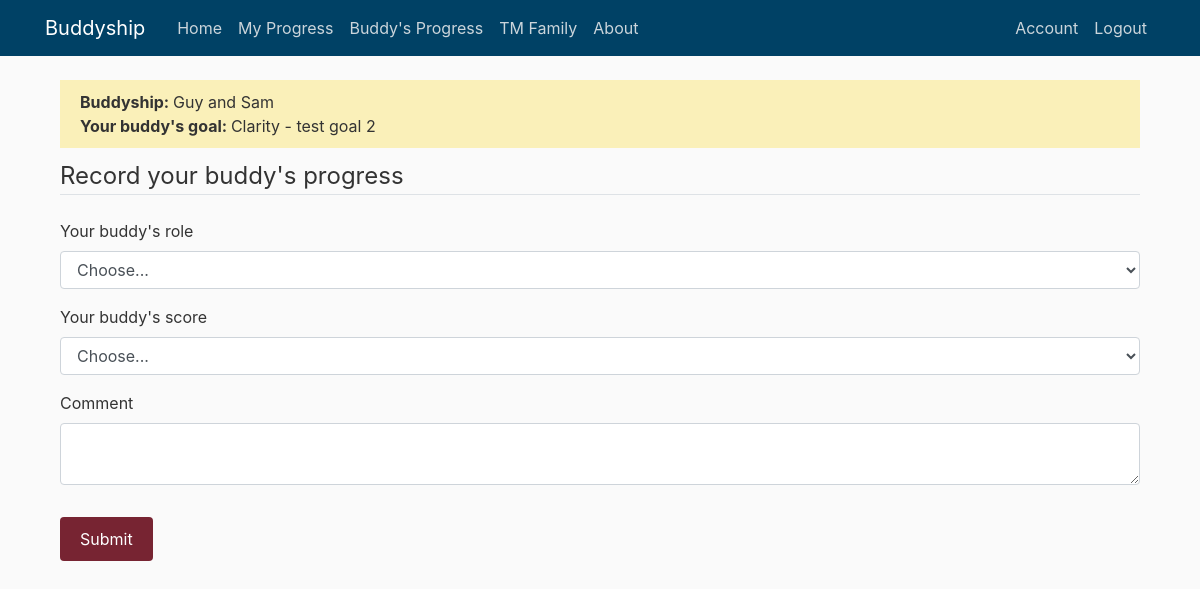
Page /home (signed in) on the earlier database version.
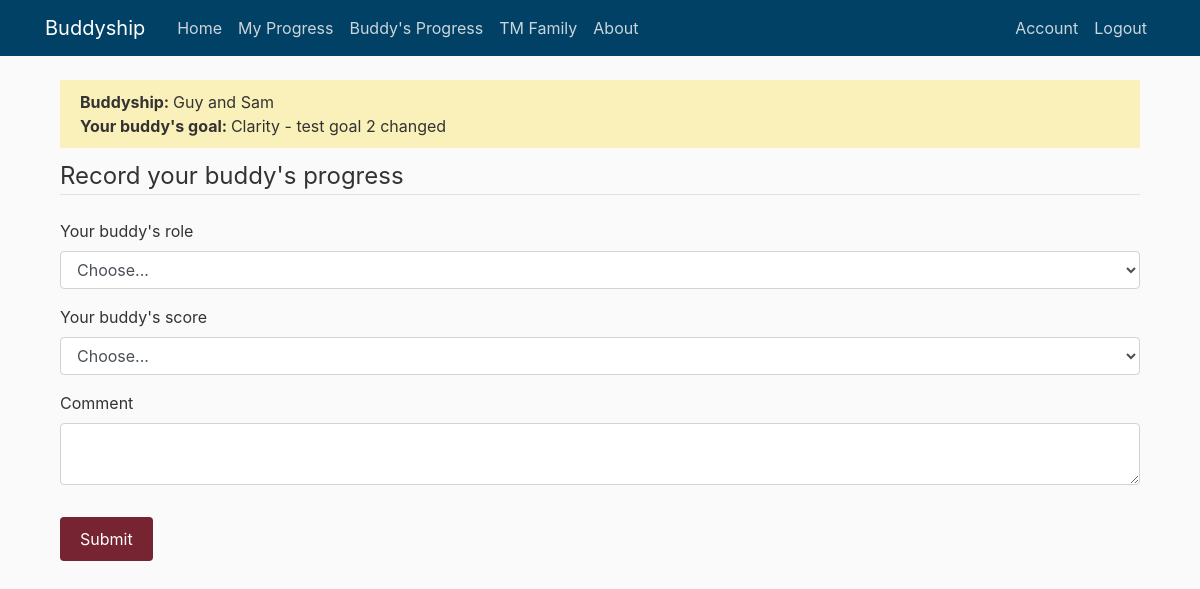
Same page on the later database version.
### buddyship/models.py (models this page shows, shortened)
class User(db.Model, UserMixin):
    id = db.Column(db.Integer, primary_key=True)
    if_admin = db.Column(db.Boolean, nullable=False)
    active = db.Column(db.Boolean(), nullable=False)
    first_name = db.Column(db.String(20), unique=True, nullable=False)
    email = db.Column(db.String(120), unique=True, nullable=False)
    password = db.Column(db.String(60), nullable=False)
    current_buddy = db.Column(db.String(150))
    current_general_goal = db.Column(db.String(150))
    current_specific_goal = db.Column(db.String(150))
    current_reward = db.Column(db.String(150))
    confirmed_at = db.Column(db.Date, nullable=False)
    buddies = db.relationship('Buddy', backref='owner', lazy=True)
    goals = db.relationship('Goal', backref='owner', lazy=True)
    record_progresses = db.relationship('Progress', backref='giver', lazy=True)

### buddyship/main/routes.py (the view)
@main.route("/", methods=['GET', 'POST'])
@main.route("/home", methods=['GET', 'POST'])
@login_required
def home():
    if current_user.current_buddy == None:
        flash('Please set up your buddy and your goal first. ', 'danger')
        return redirect(url_for('users.set_up'))
    else:
        set_buddy = Buddy.query.filter_by(
            user_id=current_user.id, end_date=None).first()
        if set_buddy:
            if set_buddy.buddy_name != current_user.current_buddy:
                set_buddy.buddy_name = current_user.current_buddy.strip().lower().title()
                db.session.commit()
            else:
                pass
        else:
            add_buddy = Buddy(buddy_name=current_user.current_buddy.strip().lower().title(),
                              user_id=current_user.id)
            db.session.add(add_buddy)
            db.session.commit()
        buddy_account = User.query.filter_by(
            first_name=current_user.current_buddy).first()
        if buddy_account == None:
            flash('Your buddy hasn\'t have an account yet', 'danger')
            return redirect(url_for('main.stop'))
        else:
            form = HomeForm()
            if buddy_account.current_general_goal == None:
                flash('Your buddy hasn\'t set their goal yet', 'danger')
                return redirect(url_for('main.stop'))
            elif buddy_account.current_buddy != current_user.first_name:
                flash('Your buddy hasn\'t updated their buddy yet', 'danger')
                return redirect(url_for('main.stop'))
            else:
                if form.validate_on_submit():
                    user_buddy = Buddy.query.filter_by(
                        buddy_name=current_user.current_buddy, user_id=current_user.id, end_date=None).first()
                    progress = Progress(buddy_role=form.buddy_role.data, buddy_score=form.buddy_score.data,
                                        buddy_comment=form.buddy_comment.data, buddy_goal=buddy_account.current_general_goal
                                        + ' - ' + buddy_account.current_specific_goal,
                                        user_id=current_user.id, buddy_id=user_buddy.id)
                    db.session.add(progress)
                    db.session.commit()
                    flash('Your buddy\'s progress is added!', 'success')
                    return redirect(url_for('progresses.buddy_progress'))
    return render_template("home.html", form=form, user=current_user, buddy_account=buddy_account)

### buddyship/models.py (called while the page is built)
@login_manager.user_loader
def load_user(user_id):
    return User.query.get(int(user_id))

### buddyship/templates/home.html (shortened to what this page needs)
{% extends "layout.html" %}
{% block content %}
<div class="content-section">
  <div class="subtitle-section">
    <b>Buddyship: </b>{{ user.first_name }} and {{ user.current_buddy }}<br />
    <b>Your buddy's goal: </b>{{ buddy_account.current_general_goal }} - {{ buddy_account.current_specific_goal }}
  </div>
  <form method="POST" action="" enctype="multipart/form-data">
    <fieldset class="form-group">
      <legend class="border-bottom mb-4">Record your buddy's progress</legend>
      <div class="form-group">
        {{ form.buddy_role.label(class="form-control-label") }}
        {% if form.buddy_role.errors %}
        <select class="form-control is-invalid" id="buddy_role" , name="buddy_role">
          {% for option in form.buddy_role %}
          {% if loop.first %}
          <option value="" disabled selected>Choose...</option>
          {% endif %}
          {% if loop.index == 3 %}
          <option value="" disabled>----------------------------</option>
          {% endif %}
          {{ option }}
          {% endfor %}
        </select>
        <div class="invalid-feedback">
          {% for error in form.buddy_role.errors %}
          <span>{{ error }}</span>
          {% endfor %}
        </div>
        {% else %}
        <select class="form-control" id="buddy_role" , name="buddy_role">
          {% for option in form.buddy_role %}
          {% if loop.first %}
          <option value="" disabled selected>Choose...</option>
          {% endif %}
          {% endfor %}
        </select>
        {% endif %}
      </div>
      <div class="form-group">
        {{ form.buddy_score.label(class="form-control-label") }}
        {% if form.buddy_score.errors %}
        <select class="form-control is-invalid" id="buddy_score" , name="buddy_score">
          {% for option in form.buddy_score %}
          {% if loop.first %}
          <option value="" disabled selected>Choose...</option>
          {% endif %}
          {{ option }}
          {% endfor %}
        </select>
        <div class="invalid-feedback">
          {% for error in form.buddy_score.errors %}
          <span>{{ error }}</span>
          {% endfor %}
        </div>
        {% else %}
        <select class="form-control" id="buddy_score" , name="buddy_score">
          {% for option in form.buddy_score %}
          {% if loop.first %}
          <option value="" disabled selected>Choose...</option>
          {% endif %}
          {% endfor %}
        </select>
        {% endif %}
      </div>
      <div class="form-group">
        {{ form.buddy_comment.label(class="form-control-label") }}
        {% if form.buddy_comment.errors %}
        {{ form.buddy_comment(class="form-control is-invalid") }}
        <div class="invalid-feedback">
          {% for error in form.buddy_comment.errors %}
          <span>{{ error }}</span>
          {% endfor %}
        </div>
        {% else %}
        {{ form.buddy_comment(class="form-control") }}
        {% endif %}
      </div>
    </fieldset>
    <div class="form-group">
      {{ form.submit(class="btn success") }}
    </div>
  </form>
</div>
{% endblock content %}

Differences in the rows shown:
changed User "Clarity": current_specific_goal "test goal 2" → "test goal 2 changed"
